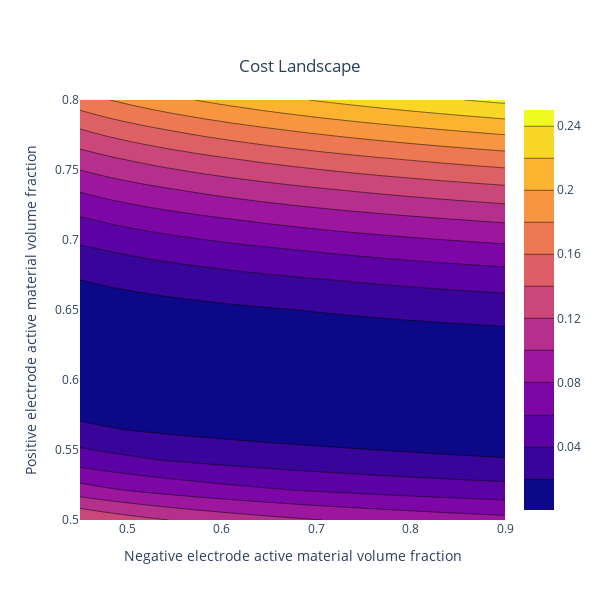
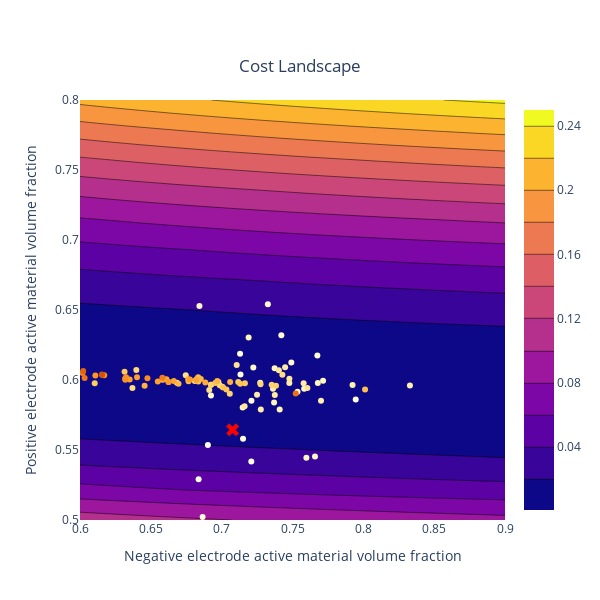

Notebook cell for these charts, in order:
### Markdown cell above
### Cost Landscape

Finally, we can visualise the cost landscape and the path taken by the optimiser:

### Code cell
# Plot the cost landscape
pybop.plot_cost2d(cost, steps=15)
# Plot the cost landscape with optimisation path and updated bounds
bounds = np.array([[0.6, 0.9], [0.5, 0.8]])
pybop.plot_cost2d(cost, optim=optim, bounds=bounds, steps=15);

### Figure 1 — Plotly figure (JSON) as saved in the notebook; plotly's stock layout.template omitted (floating-point values rounded to 4 significant figures; data arrays with more than 128 entries replaced by an {"elided": "..."} marker saying what was removed)
{"data": [{"type": "contour", "x": [0.45, 0.4821, 0.5143, 0.5464, 0.5786, 0.6107, 0.6429, 0.675, 0.7071, 0.7393, 0.7714, 0.8036, 0.8357, 0.8679, 0.9], "y": [0.5, 0.5214, 0.5429, 0.5643, 0.5857, 0.6071, 0.6286, 0.65, 0.6714, 0.6929, 0.7143, 0.7357, 0.7571, 0.7786, 0.8], "z": {"elided": "15x15 float values"}}], "layout": {"height": 600, "title": {"text": "Cost Landscape", "x": 0.5, "y": 0.9}, "width": 600, "xaxis": {"range": [0.45, 0.9], "title": {"text": "Negative electrode active material volume fraction"}}, "yaxis": {"range": [0.5, 0.8], "title": {"text": "Positive electrode active material volume fraction"}}}}

### Figure 2 — Plotly figure (JSON) as saved in the notebook; plotly's stock layout.template omitted (floating-point values rounded to 4 significant figures; data arrays with more than 128 entries replaced by an {"elided": "..."} marker saying what was removed)
{"data": [{"type": "contour", "x": [0.6, 0.6214, 0.6429, 0.6643, 0.6857, 0.7071, 0.7286, 0.75, 0.7714, 0.7929, 0.8143, 0.8357, 0.8571, 0.8786, 0.9], "y": [0.5, 0.5214, 0.5429, 0.5643, 0.5857, 0.6071, 0.6286, 0.65, 0.6714, 0.6929, 0.7143, 0.7357, 0.7571, 0.7786, 0.8], "z": {"elided": "15x15 float values"}}, {"marker": {"color": "red", "line": {"color": "midnightblue", "width": 1}, "showscale": false, "size": 12, "symbol": "x"}, "mode": "markers", "showlegend": false, "type": "scatter", "x": [0.7077], "y": [0.5644]}, {"marker": {"color": {"elided": "180 float values"}, "colorscale": [[0, "rgb(255,255,229)"], [0.125, "rgb(255,247,188)"], [0.25, "rgb(254,227,145)"], [0.375, "rgb(254,196,79)"], [0.5, "rgb(254,153,41)"], [0.625, "rgb(236,112,20)"], [0.75, "rgb(204,76,2)"], [0.875, "rgb(153,52,4)"], [1, "rgb(102,37,6)"]], "showscale": false}, "mode": "markers", "showlegend": false, "type": "scatter", "x": {"elided": "180 float values"}, "y": {"elided": "180 float values"}}], "layout": {"height": 600, "title": {"text": "Cost Landscape", "x": 0.5, "y": 0.9}, "width": 600, "xaxis": {"range": [0.6, 0.9], "title": {"text": "Negative electrode active material volume fraction"}}, "yaxis": {"range": [0.5, 0.8], "title": {"text": "Positive electrode active material volume fraction"}}}}
